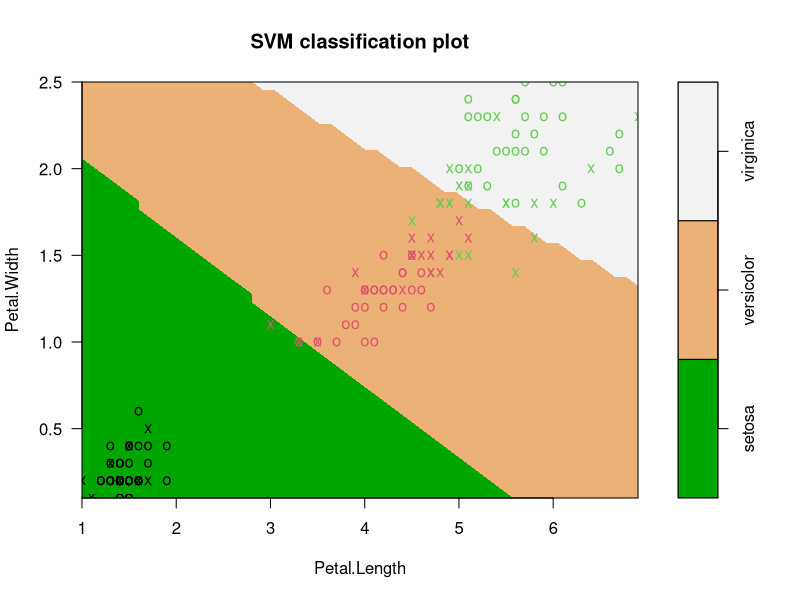
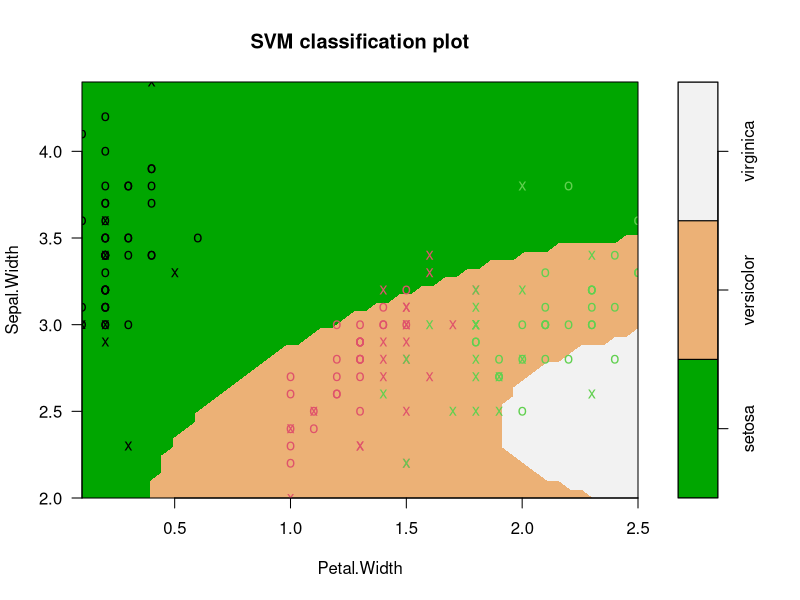

Here is the R script that generated these plots, in order:
# rough_linear_regression_example.R

# Import library  
library(e1071)

# Importing the dataset
data(iris)

# Create x and y
x <- subset(iris, select = -Species)
y <- iris$Species

# Build model
model <- svm(Species ~ ., data = iris)

# Predict with the model
pred_result <- predict(model, x)

# View and visualize the result
table(pred_result, y)

plot(model, iris, Petal.Width ~ Petal.Length,
     slice = list(Sepal.Width = 3, Sepal.Length = 4),color.palette = terrain.colors)

plot(model, iris, Sepal.Width ~ Petal.Width,
     slice = list(Sepal.Length = 3, Petal.Length = 4),color.palette = terrain.colors)
